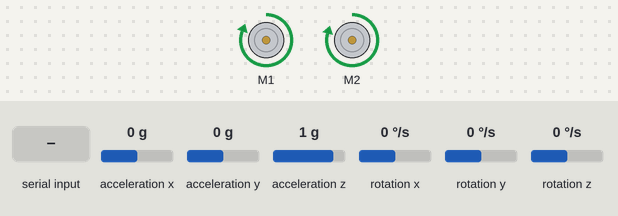
This sketch was run on a simulated Arduino Uno, built with avr-gcc and run on an emulated ATmega328P. On the bench: 2 × DC motor (green arrow = forward, orange = backward, longer = faster). Inputs (shaded band) come from the test bench; at power-on: rotation z 0 °/s, acceleration x 0 g, acceleration y 0 g, acceleration z 1 g, rotation x 0 °/s, rotation y 0 °/s. What the sketch prints to the serial monitor is not drawn.

Above: at 4.0 s.
4.1 s: rotation z set to 100 °/s
At 6.4 s:
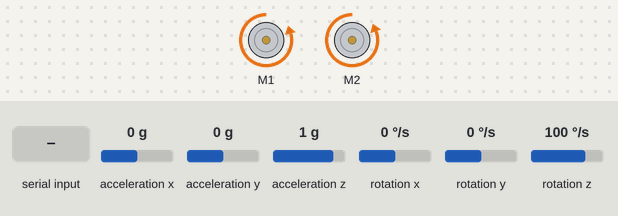
6.7 s: rotation z set to -100 °/s
At 8.53 s:
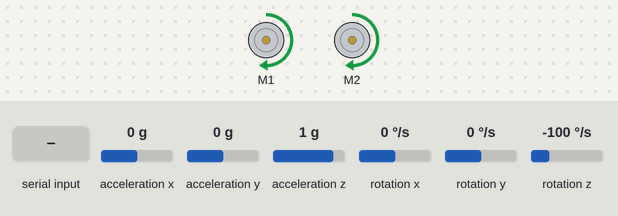
9.7 s: "1\n" received over Serial
At 10.3 s:
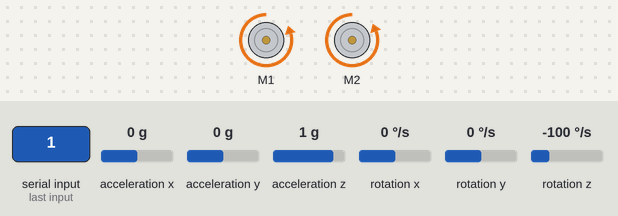
11.2 s: rotation z set to 192 °/s
At 12.42 s:
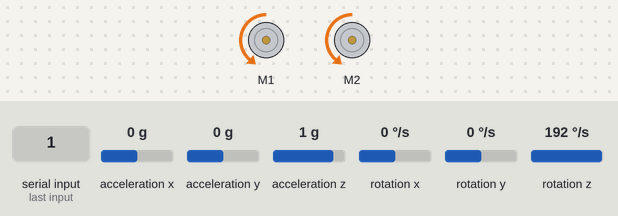
14.2 s: rotation z set to -192 °/s
At 15.48 s:
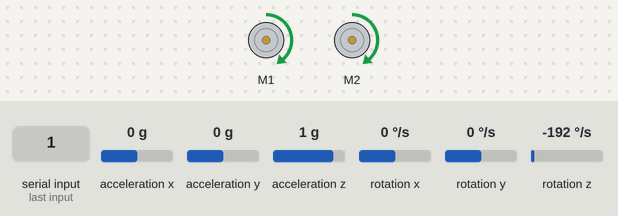
17.2 s: rotation z set to 94 °/s
At 19.21 s:
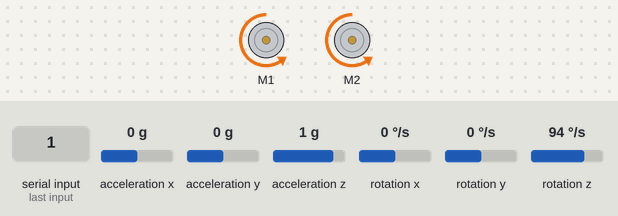
Timing chart, 0 to 22.9 s (numbered marks = the images above; inputs shaded):
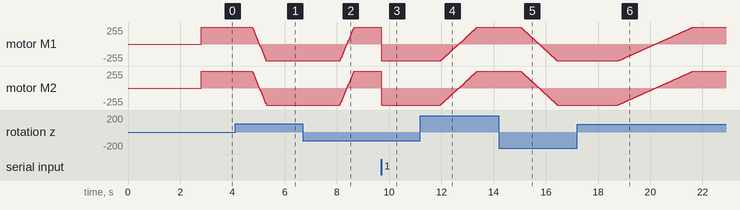

The sketch:

servoing.ino
```cpp
/**
 * @file    control.ino
 * @author  Guillaume Gibert
 * @version V0.1
 * @date    2021/04/18
 * @brief   Description: this code drives the mbot robot to a target location (x, y, theta) using the gyro data.
 *
 * Function List:
 * 1. void control::move(int, int)
 * 2. void control::stop(void)
 *
 */
#include <Arduino.h>
#include <Wire.h>
#include <SoftwareSerial.h>
#include "MeMCore.h"

// Vars to change setup
double _Kp_angle = -5.0;
double _targetAngle = 90;
const long int _baudRate = 115200;

// robot characteristics
double _wheelDiameter = 6.0; //cm
double _distanceBetweenWheels = 11.5; //cm
int _basicMotorSpeed = 100;

// internal global variables
String _inputString = "";         // a String to hold incoming data
bool _stringComplete = false;  // whether the string is complete

// declare motors
MeDCMotor _leftMotor(9);
MeDCMotor _rightMotor(10);

// declare gyro
MeGyro _gyro;

// position, baseline...
double _thetaCurrent = 0.0;
double _thetaBaseline = 0.0;
double _errorAngle = 0.0; // in deg


void setup()
{
  // initialize the serial port
  Serial.begin(_baudRate);

  // set no speed for left and right motors
  _leftMotor.run((9)==M1?-(0):(0));
  _rightMotor.run((10)==M1?-(0):(0));

  // initialize the gyro
  _gyro.begin();

  // wait for 2 seconds
  delay(2000);

  // retrieve new values from gyro
  _gyro.update();

  // record the baseline for the theta angle (Rz)
  _thetaBaseline = _gyro.getAngleZ();

}

void loop()
{
    // checks if an update of Kp value is available
    if (_stringComplete)
    {
      // updates the Kp value
      _Kp_angle = _inputString.toDouble();

      // resets the input string to accept new input from the serial port
      _inputString = "";
      _stringComplete = false;
    }

    // adjust the angle
    _errorAngle = _targetAngle - _thetaCurrent;

    // determine the command (proportionnal controller) i.e. angular velocity
    double v = 0.0;
    double w = _Kp_angle * _errorAngle;

    // compute the command
    double leftWheelSpeed  =  v / (_wheelDiameter/2) - _distanceBetweenWheels * w / (_wheelDiameter) ;
    double rightWheelSpeed  = v / (_wheelDiameter/2) + _distanceBetweenWheels * w / (_wheelDiameter) ;

    // crop wheel speed
    if (leftWheelSpeed > 250)
      leftWheelSpeed = 250;
    if (rightWheelSpeed > 250)
      rightWheelSpeed = 250;

    // send the commands
    move(rightWheelSpeed, leftWheelSpeed);

    // retrieve new values from gyro
    _gyro.update();

    // get the theta angle (Rz)
    _thetaCurrent = _gyro.getAngleZ() - _thetaBaseline;
    _errorAngle = _targetAngle - _thetaCurrent;

    // for display
    Serial.print("Current_angle:"); Serial.print(_thetaCurrent);Serial.print(",");
    Serial.print("Target_angle:"); Serial.println(_targetAngle);
}

void move(int leftMotorSpeed, int rightMotorSpeed)
{
  _leftMotor.run((9)==M1?-(leftMotorSpeed):(leftMotorSpeed));
  _rightMotor.run((10)==M1?-(rightMotorSpeed):(rightMotorSpeed));
}

void stop()
{
  _leftMotor.stop();
  _rightMotor.stop();
}

/*
  SerialEvent occurs whenever a new data comes in the hardware serial RX. This
  routine is run between each time loop() runs, so using delay inside loop can
  delay response. Multiple bytes of data may be available.
*/
void serialEvent()
{
  while (Serial.available())
  {
    // gets the new byte:
    char inChar = (char)Serial.read();
    // adds it to the _inputString:
    _inputString += inChar;
    // if the incoming character is a newline, set a flag so the main loop can
    // does something about it:
    if (inChar == '\n')
    {
      _stringComplete = true;
    }
  }
}
```

Measured:
- after the input at 4.1 s, motor M1: moves from forward 255/255 to backward 250/255 over 0.54 s, starting after 0.65 s; motor M2: moves from forward 250/255 to backward 255/255 over 0.52 s, starting after 0.67 s
- after the input at 6.7 s, motor M1: moves from backward 250/255 to forward 255/255 over 0.52 s, starting after 1.4 s; motor M2: moves from backward 255/255 to forward 250/255 over 0.54 s, starting after 1.4 s
- after the input at 9.7 s, motor M1: forward 255/255 → backward 250/255 at once; motor M2: forward 250/255 → backward 255/255 at once
- after the input at 11.2 s, motor M1: moves from backward 250/255 to forward 255/255 over 1.4 s, starting after 0.78 s; motor M2: moves from backward 255/255 to forward 250/255 over 1.4 s, starting after 0.76 s
- after the input at 14.2 s, motor M1: moves from forward 255/255 to backward 250/255 over 1.4 s, starting after 0.83 s; motor M2: moves from forward 250/255 to backward 255/255 over 1.4 s, starting after 0.85 s
- after the input at 17.2 s, motor M1: moves from backward 250/255 to forward 255/255 over 2.8 s, starting after 1.6 s; motor M2: moves from backward 255/255 to forward 250/255 over 2.9 s, starting after 1.6 s
